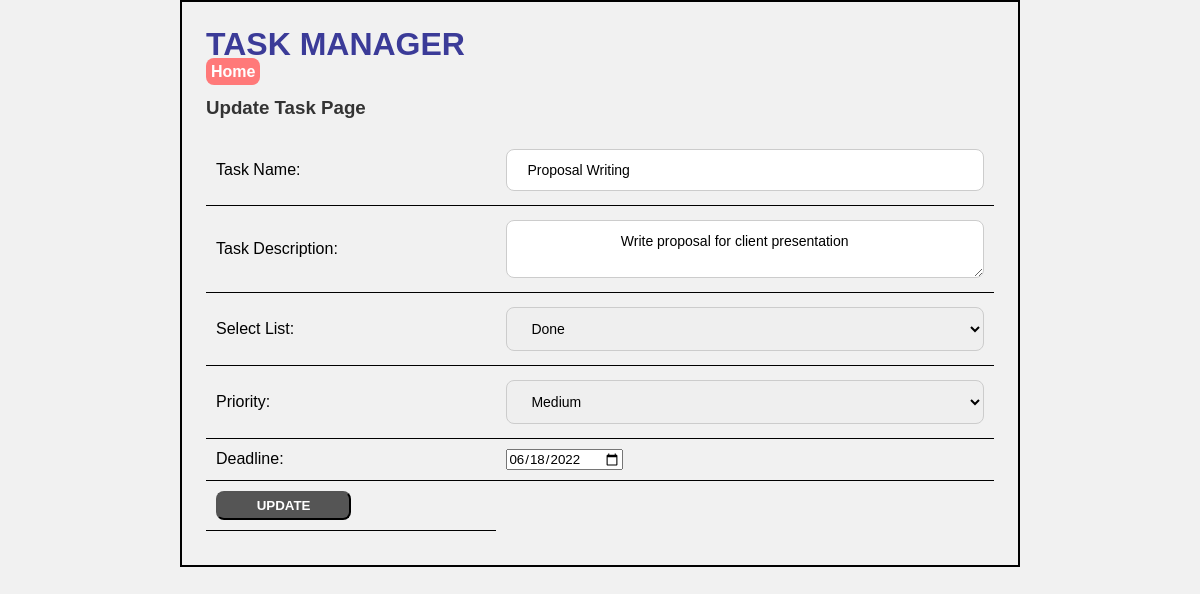
Page /update-task.php?task_id=2 on the committed database.
### tables this page shows
CREATE TABLE `tbl_tasks` (
  `task_id` int(10) UNSIGNED NOT NULL,
  `task_name` varchar(150) NOT NULL,
  `task_description` text NOT NULL,
  `list_id` int(11) NOT NULL,
  `priority` varchar(10) NOT NULL,
  `deadline` date NOT NULL
);

CREATE TABLE `tbl_lists` (
  `list_id` int(10) UNSIGNED NOT NULL,
  `list_name` varchar(50) NOT NULL,
  `list_description` varchar(150) DEFAULT NULL
);

### update-task.php (the view, shortened to what this page needs)
<?php
    if(isset($_GET['task_id']))
    {
        $task_id = $_GET['task_id'];
        $conn = mysqli_connect(LOCALHOST, DB_USERNAME, DB_PASSWORD) or die(mysqli_error());
        $sql = "SELECT * FROM tbl_tasks WHERE task_id=$task_id";
        $res = mysqli_query($conn, $sql);
        if($res==true)
        {
            $row = mysqli_fetch_assoc($res);
            $task_name = $row['task_name'];
            $task_description = $row['task_description'];
            $list_id = $row['list_id'];
            $priority = $row['priority'];
            $deadline = $row['deadline'];
        }
    }
    else
    {
        header('location:index.php');
    }
?>
<html>
    <head>
        <link rel="stylesheet" type="text/css" href="css/style.css">
    </head>
    <body>
        <div class="wrapper">
        <h1>TASK MANAGER</h1>
        <p>
            <a class="btn-secondary" href="index.php">Home</a>
        </p>
        <h3>Update Task Page</h3>
        <form method="POST" action="">
            <table class="tbl-half">
                <tr>
                    <td>Task Name: </td>
                    <td><input type="text" name="task_name" value="<?php echo $task_name; ?>" required="required" /></td>
                </tr>
                <tr>
                    <td>Task Description: </td>
                    <td>
                        <textarea name="task_description">
                        <?php echo $task_description; ?>
                        </textarea>
                    </td>
                </tr>
                <tr>
                    <td>Select List: </td>
                    <td>
                        <select name="list_id">
                            <?php
                                $conn2 = mysqli_connect(LOCALHOST, DB_USERNAME, DB_PASSWORD) or die(mysqli_error());
                                $sql2 = "SELECT * FROM tbl_lists";
                                $res2 = mysqli_query($conn2, $sql2);
                                if($res2==true)
                                {
                                    $count_rows2 = mysqli_num_rows($res2);
                                    if($count_rows2>0)
                                    {
                                        while($row2=mysqli_fetch_assoc($res2))
                                        {
                                            $list_id_db = $row2['list_id'];
                                            $list_name = $row2['list_name'];
                                            ?>
                                            <option <?php if($list_id_db==$list_id){echo "selected='selected'";} ?> value="<?php echo $list_id_db; ?>"><?php echo $list_name; ?></option>
                                            <?php
                                        }
                                    }
                                    else
                                    {
                                        ?>
                                        <option <?php if($list_id=0){echo "selected='selected'";} ?> value="0">None</option>p
                                        <?php
                                    }
                                }
                            ?>
                        </select>
                    </td>
                </tr>
                <tr>
                    <td>Priority: </td>
                    <td>
                        <select name="priority">
                            <option <?php if($priority=="Medium"){echo "selected='selected'";} ?> value="Medium">Medium</option>
                        </select>
                    </td>
                </tr>
                <tr>
                    <td>Deadline: </td>
                    <td><input type="date" name="deadline" value="<?php echo $deadline; ?>" /></td>
                </tr>
                <tr>
                    <td><input class="btn-primary btn-lg" type="submit" name="submit" value="UPDATE" /></td>
                </tr>
            </table>
        </form>
        </div>
    </body>
</html>

### css/style.css (style rules this page uses)
* { margin: 0; padding: 0; font-family: Arial, sans-serif; box-sizing: border-box; }
body { background-color: #f1f1f1; }
.wrapper { border: 2px solid black; width: 70%; margin: 0 auto; padding: 2%; }
h1 { color: #3B3B98; margin: 0; }
h2, h3 { color: #333; margin: 2% 0; }
form { margin-bottom: 10px; }
input[type="text"], input[type="number"], select, textarea, button { width: 100%; padding: 12px 20px; margin: 4px 0; display: inline-block; border: 1px solid #ccc; border-radius: 8px; font-size: 14px; }
input[type="submit"], button { background-color: #555; color: #fff; cursor: pointer; }
.btn-primary { background-color: #6ab04c; padding: 5px; font-weight: bold; text-decoration: none; color: black; border-radius: 8px; }
.btn-secondary { background-color: #ff7979; padding: 5px; font-weight: bold; text-decoration: none; color: white; border-radius: 8px; }
.btn-lg { width: 50%; }
table { width: 100%; border-collapse: collapse; margin: 10px 0; }
table tr th, table tr td { text-align: left; padding: 10px; border-bottom: 1px solid black; }
.tbl-half { width: 100%; }

### rows in the picture
tbl_tasks: task_name "Proposal Writing", task_description "Write proposal for client presentation", list_id "Done", priority "Medium", deadline "06/18/2022"
